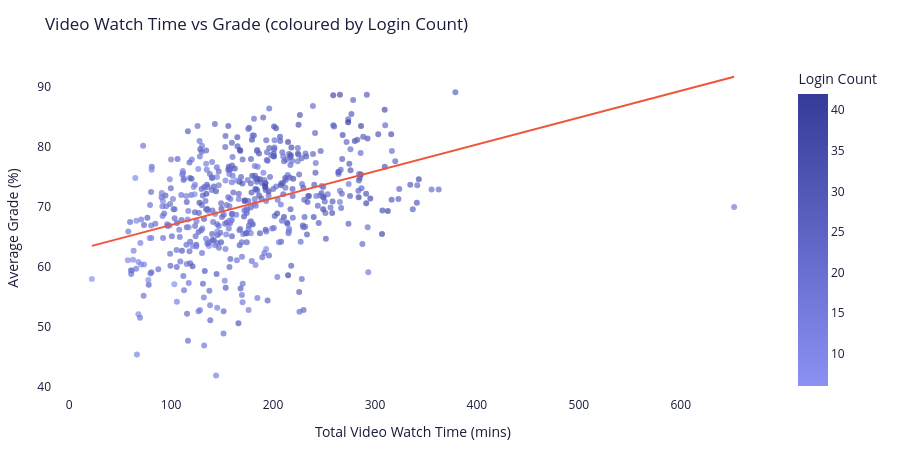

Notebook code for this chart:
### Markdown cell above
#### Q5 — Engagement vs academic performance

### Code cell
fig = px.scatter(student_summary, x='total_video_mins', y='avg_grade',
                 color='login_count', color_continuous_scale=[[0,ACCENT],[1,DARK]],
                 trendline='ols',
                 title='Video Watch Time vs Grade (coloured by Login Count)',
                 labels={'total_video_mins':'Total Video Watch Time (mins)','avg_grade':'Average Grade (%)','login_count':'Login Count'},
                 opacity=0.7)
fig.update_layout(**CHART)
fig.show()
"""
INSIGHT: Video time r = 0.41, login frequency r = 0.38 with grade — both moderate.
Consistent platform presence is associated with better outcomes.
Action: Promote video completion tracking as an early-warning engagement metric.
"""

### Figure 1 — Plotly figure (JSON) as saved in the notebook; plotly's stock layout.template omitted (floating-point values rounded to 4 significant figures; data arrays with more than 128 entries replaced by an {"elided": "..."} marker saying what was removed)
{"data": [{"hovertemplate": "Total Video Watch Time (mins)=%{x}<br>Average Grade (%)=%{y}<br>Login Count=%{marker.color}<extra></extra>", "legendgroup": "", "marker": {"color": {"elided": "500 int values"}, "coloraxis": "coloraxis", "opacity": 0.7, "symbol": "circle"}, "mode": "markers", "name": "", "orientation": "v", "showlegend": false, "type": "scatter", "x": {"elided": "500 float values"}, "xaxis": "x", "y": {"elided": "500 float values"}, "yaxis": "y"}, {"hovertemplate": "<b>OLS trendline</b><br>avg_grade = 0.044724 * total_video_mins + 62.5102<br>R<sup>2</sup>=0.144804<br><br>Total Video Watch Time (mins)=%{x}<br>Average Grade (%)=%{y} <b>(trend)</b><extra></extra>", "legendgroup": "", "marker": {"symbol": "circle"}, "mode": "lines", "name": "", "showlegend": false, "type": "scatter", "x": {"elided": "500 float values"}, "xaxis": "x", "y": {"elided": "500 float values"}, "yaxis": "y"}], "layout": {"coloraxis": {"colorbar": {"title": {"text": "Login Count"}}, "colorscale": [[0, "#8a91f2"], [1, "#353b98"]]}, "font": {"color": "#1a1d3a"}, "height": 450, "legend": {"tracegroupgap": 0}, "margin": {"b": 50, "l": 50, "r": 30, "t": 60}, "paper_bgcolor": "#ffffff", "plot_bgcolor": "#ffffff", "title": {"text": "Video Watch Time vs Grade (coloured by Login Count)"}, "xaxis": {"anchor": "y", "domain": [0.0, 1.0], "title": {"text": "Total Video Watch Time (mins)"}}, "yaxis": {"anchor": "x", "domain": [0.0, 1.0], "title": {"text": "Average Grade (%)"}}}}
